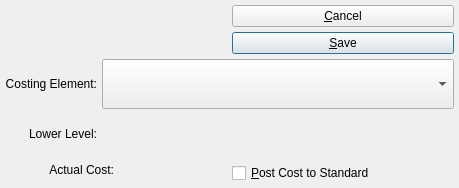
<?xml version="1.0" encoding="UTF-8"?>
<ui version="4.0">
 <comment>This file is part of the xTuple ERP: PostBooks Edition, a free and
open source Enterprise Resource Planning software suite,
Copyright (c) 1999-2019 by OpenMFG LLC, d/b/a xTuple.
It is licensed to you under the Common Public Attribution License
version 1.0, the full text of which (including xTuple-specific Exhibits)
is available at www.xtuple.com/CPAL.  By using this software, you agree
to be bound by its terms.</comment>
 <class>itemCost</class>
 <widget class="QDialog" name="itemCost">
  <property name="geometry">
   <rect>
    <x>0</x>
    <y>0</y>
    <width>459</width>
    <height>188</height>
   </rect>
  </property>
  <property name="windowTitle">
   <string>Item Cost</string>
  </property>
  <layout class="QVBoxLayout">
   <item>
    <layout class="QHBoxLayout">
     <item>
      <widget class="ItemCluster" name="_item">
       <property name="sizePolicy">
        <sizepolicy hsizetype="Preferred" vsizetype="Fixed">
         <horstretch>0</horstretch>
         <verstretch>0</verstretch>
        </sizepolicy>
       </property>
      </widget>
     </item>
     <item>
      <layout class="QVBoxLayout">
       <property name="spacing">
        <number>0</number>
       </property>
       <item>
        <layout class="QVBoxLayout">
         <property name="spacing">
          <number>5</number>
         </property>
         <item>
          <widget class="QPushButton" name="_close">
           <property name="text">
            <string>&amp;Cancel</string>
           </property>
          </widget>
         </item>
         <item>
          <widget class="QPushButton" name="_save">
           <property name="text">
            <string>&amp;Save</string>
           </property>
           <property name="default">
            <bool>true</bool>
           </property>
          </widget>
         </item>
        </layout>
       </item>
       <item>
        <spacer>
         <property name="orientation">
          <enum>Qt::Vertical</enum>
         </property>
         <property name="sizeType">
          <enum>QSizePolicy::Fixed</enum>
         </property>
         <property name="sizeHint" stdset="0">
          <size>
           <width>20</width>
           <height>0</height>
          </size>
         </property>
        </spacer>
       </item>
      </layout>
     </item>
    </layout>
   </item>
   <item>
    <layout class="QHBoxLayout">
     <item>
      <layout class="QVBoxLayout">
       <property name="spacing">
        <number>0</number>
       </property>
       <item>
        <widget class="QLabel" name="_costingElementLit">
         <property name="text">
          <string>Costing Element:</string>
         </property>
         <property name="alignment">
          <set>Qt::AlignRight|Qt::AlignTrailing|Qt::AlignVCenter</set>
         </property>
        </widget>
       </item>
       <item>
        <widget class="QLabel" name="_lowerLevelLit">
         <property name="text">
          <string>Lower Level:</string>
         </property>
         <property name="alignment">
          <set>Qt::AlignRight|Qt::AlignTrailing|Qt::AlignVCenter</set>
         </property>
        </widget>
       </item>
      </layout>
     </item>
     <item>
      <layout class="QVBoxLayout">
       <property name="spacing">
        <number>0</number>
       </property>
       <item>
        <widget class="XComboBox" name="_costelem">
         <property name="sizePolicy">
          <sizepolicy hsizetype="Expanding" vsizetype="Preferred">
           <horstretch>0</horstretch>
           <verstretch>0</verstretch>
          </sizepolicy>
         </property>
        </widget>
       </item>
       <item>
        <widget class="QLabel" name="_lowerLevel">
         <property name="sizePolicy">
          <sizepolicy hsizetype="Expanding" vsizetype="Preferred">
           <horstretch>0</horstretch>
           <verstretch>0</verstretch>
          </sizepolicy>
         </property>
        </widget>
       </item>
      </layout>
     </item>
    </layout>
   </item>
   <item>
    <layout class="QHBoxLayout">
     <item>
      <layout class="QHBoxLayout">
       <property name="spacing">
        <number>5</number>
       </property>
       <item>
        <widget class="QLabel" name="_actualCostLit">
         <property name="text">
          <string>Actual Cost:</string>
         </property>
         <property name="alignment">
          <set>Qt::AlignRight|Qt::AlignTop|Qt::AlignTrailing</set>
         </property>
        </widget>
       </item>
       <item>
        <widget class="CurrCluster" name="_actualCost">
         <property name="format">
          <enum>CurrDisplay::Cost</enum>
         </property>
         <property name="allowNegative">
          <bool>false</bool>
         </property>
        </widget>
       </item>
      </layout>
     </item>
     <item>
      <widget class="QCheckBox" name="_postCost">
       <property name="text">
        <string>&amp;Post Cost to Standard</string>
       </property>
      </widget>
     </item>
    </layout>
   </item>
  </layout>
 </widget>
 <layoutdefault spacing="5" margin="5"/>
 <customwidgets>
  <customwidget>
   <class>CurrCluster</class>
   <extends>CurrDisplay</extends>
   <header>currcluster.h</header>
   <container>1</container>
  </customwidget>
  <customwidget>
   <class>CurrDisplay</class>
   <extends>QWidget</extends>
   <header>currcluster.h</header>
  </customwidget>
  <customwidget>
   <class>ItemCluster</class>
   <extends>QWidget</extends>
   <header>itemcluster.h</header>
   <container>1</container>
  </customwidget>
  <customwidget>
   <class>XComboBox</class>
   <extends>QComboBox</extends>
   <header>xcombobox.h</header>
  </customwidget>
 </customwidgets>
 <tabstops>
  <tabstop>_item</tabstop>
  <tabstop>_costelem</tabstop>
  <tabstop>_actualCost</tabstop>
  <tabstop>_postCost</tabstop>
  <tabstop>_save</tabstop>
  <tabstop>_close</tabstop>
 </tabstops>
 <includes>
  <include location="global">parameter.h</include>
 </includes>
 <resources/>
 <connections>
  <connection>
   <sender>_close</sender>
   <signal>clicked()</signal>
   <receiver>itemCost</receiver>
   <slot>reject()</slot>
   <hints>
    <hint type="sourcelabel">
     <x>20</x>
     <y>20</y>
    </hint>
    <hint type="destinationlabel">
     <x>20</x>
     <y>20</y>
    </hint>
   </hints>
  </connection>
 </connections>
</ui>
